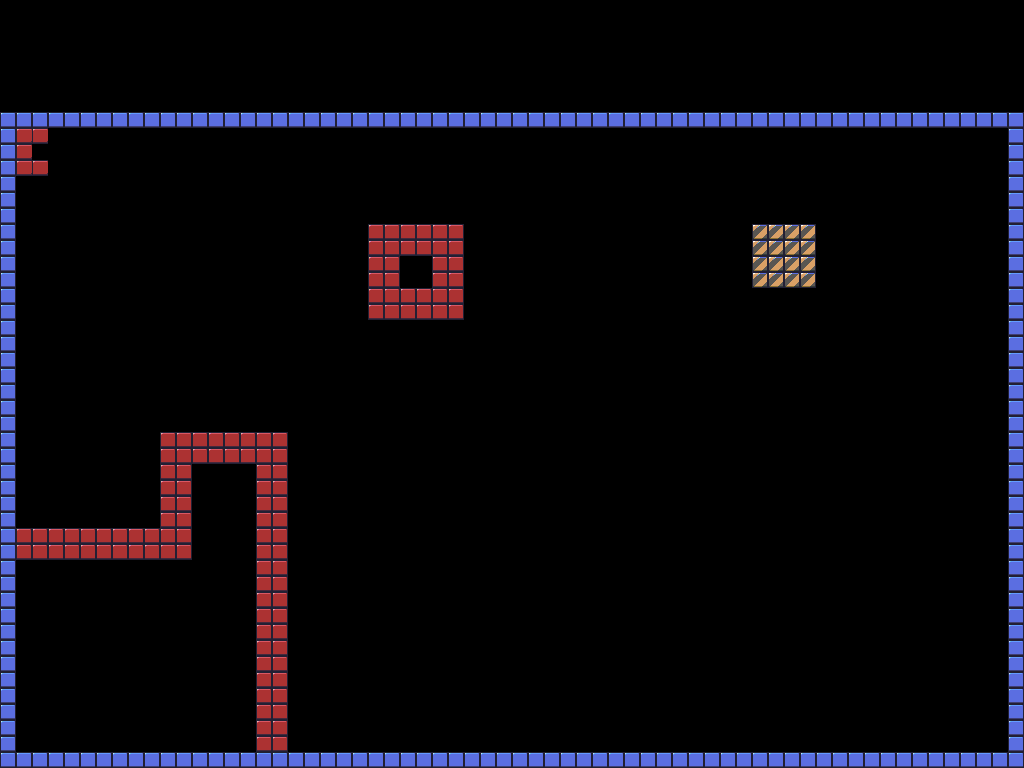

The image is a tile-based game level rendered from a .tmx file. Its description and source (layers, tilesets, objects; grid data summarised) follow:
An orthogonal 64x48 tile map with 16x16 px tiles, 1 tile layer (wall), 2 tilesets and 37 objects (20x enemy, 12x solid, 2x teleport, speed, livedown, ...).

<map version="1.4" tiledversion="1.4.1" orientation="orthogonal" renderorder="right-down" width="64" height="48" tilewidth="16" tileheight="16" infinite="0" nextlayerid="17" nextobjectid="237">
 <tileset firstgid="1" name="more_breakout_pieces" tilewidth="16" tileheight="16" tilecount="4000" columns="80">
  <image source="more_breakout_pieces.png" width="1280" height="800" />
 </tileset>
 <tileset firstgid="4001" name="sphere" tilewidth="32" tileheight="32" tilecount="1" columns="1">
  <image source="sphere.png" width="32" height="32" />
 </tileset>
 <objectgroup id="8" name="collision" locked="1">
  <object id="18" name="solid" x="0" y="112" width="1024" height="16" />
  <object id="19" name="solid" x="0" y="127" width="16" height="641" />
  <object id="20" name="solid" x="15" y="752" width="1009" height="16" />
  <object id="21" name="solid" x="1008" y="127" width="16" height="626" />
  <object id="22" name="solid" x="368" y="224" width="32" height="96" />
  <object id="23" name="solid" x="368" y="224" width="96" height="32" />
  <object id="26" name="solid" x="160" y="432" width="128" height="32" />
  <object id="27" name="solid" x="160" y="432" width="32" height="128" />
  <object id="28" name="solid" x="432" y="224" width="32" height="96" />
  <object id="29" name="solid" x="256" y="432" width="32" height="320" />
  <object id="30" name="solid" x="16" y="528" width="176" height="32" />
  <object id="31" name="solid" x="368" y="288" width="96" height="32" />
 </objectgroup>
 <objectgroup id="14" name="speedup" locked="1">
  <object id="232" name="speed" gid="351" x="96" y="208" />
 </objectgroup>
 <objectgroup id="15" name="port" locked="1">
  <object id="234" name="teleport" gid="825" x="80" y="672" />
  <object id="235" name="teleport" gid="825" x="736" y="400" />
 </objectgroup>
 <objectgroup id="16" name="live" locked="1">
  <object id="236" name="livedown" x="752" y="224" width="64" height="64" />
 </objectgroup>
 <objectgroup id="10" name="sphere" locked="1">
  <object id="194" name="enemy" gid="4001" x="336" y="256" width="32" height="32" />
  <object id="195" name="enemy" gid="4001" x="304" y="256" width="32" height="32" />
  <object id="196" name="enemy" gid="4001" x="272" y="288" width="32" height="32" />
  <object id="197" name="enemy" gid="4001" x="304" y="320" width="32" height="32" />
  <object id="198" name="enemy" gid="4001" x="336" y="320" width="32" height="32" />
  <object id="199" name="enemy" gid="4001" x="464" y="256" width="32" height="32" />
  <object id="200" name="enemy" gid="4001" x="496" y="256" width="32" height="32" />
  <object id="201" name="enemy" gid="4001" x="528" y="288" width="32" height="32" />
  <object id="208" name="enemy" gid="4001" x="432" y="224" width="32" height="32" />
  <object id="209" name="enemy" gid="4001" x="400" y="224" width="32" height="32" />
  <object id="220" name="enemy" gid="4001" x="496" y="320" width="32" height="32" />
  <object id="221" name="enemy" gid="4001" x="464" y="320" width="32" height="32" />
  <object id="222" name="enemy" gid="4001" x="368" y="352" width="32" height="32" />
  <object id="223" name="enemy" gid="4001" x="400" y="352" width="32" height="32" />
  <object id="224" name="enemy" gid="4001" x="432" y="352" width="32" height="32" />
  <object id="225" name="enemy" gid="4001" x="368" y="224" width="32" height="32" />
  <object id="227" name="enemy" gid="4001" x="224" y="528" width="32" height="32" />
  <object id="228" name="enemy" gid="4001" x="192" y="528" width="32" height="32" />
  <object id="229" name="enemy" gid="4001" x="224" y="560" width="32" height="32" />
  <object id="230" name="enemy" gid="4001" x="192" y="560" width="32" height="32" />
 </objectgroup>
 <objectgroup id="11" name="ball" locked="1">
  <object id="92" name="ball" gid="666" x="32" y="160" />
 </objectgroup>
 <layer id="1" name="wall" width="64" height="48" locked="1">
  <data>[3072 cells, 341 non-empty, 4 distinct tile ids]</data>
 </layer>
</map>